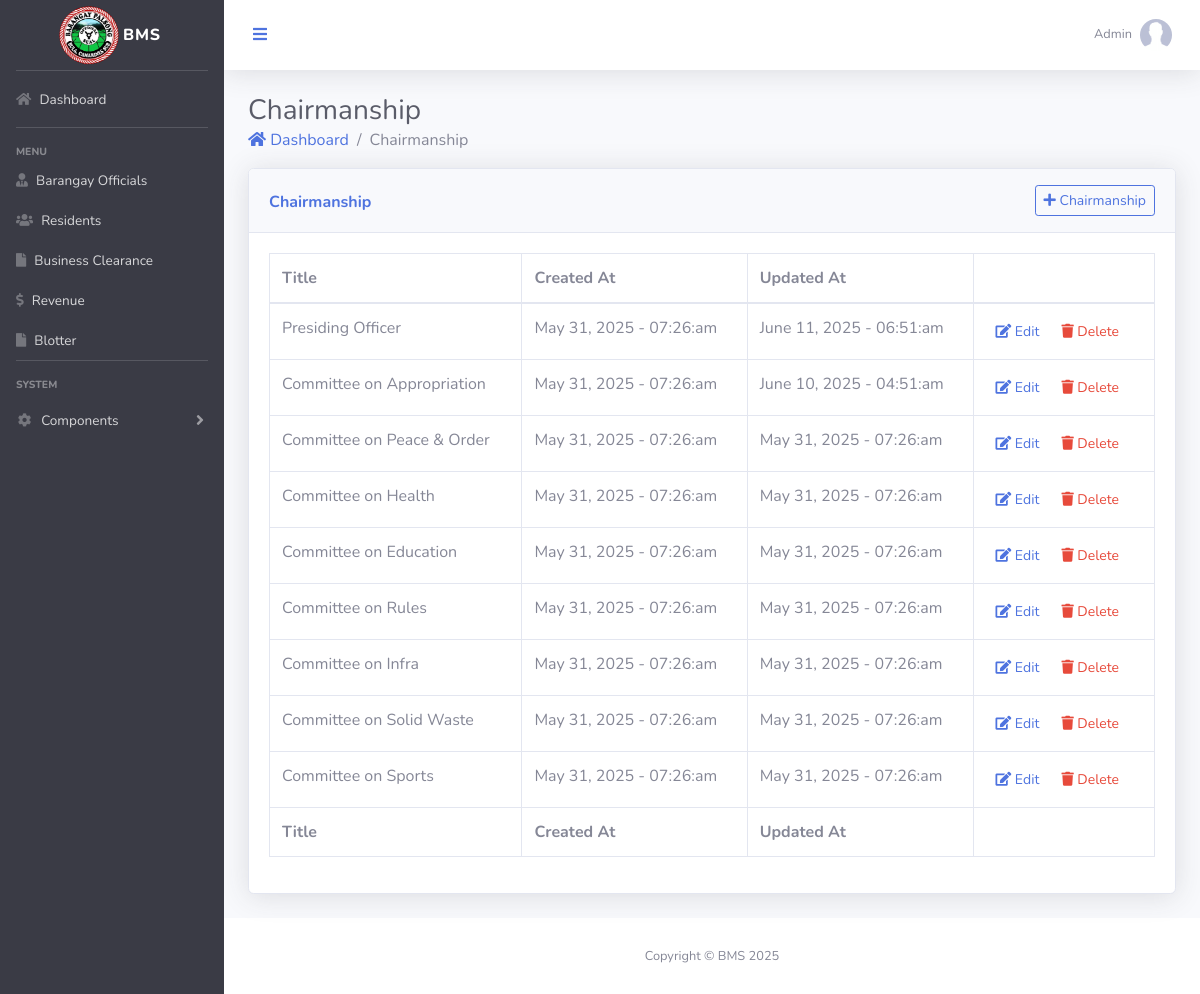
Screenshot of /chairmanship.php (signed in) with the database file from the repository.
### tables this page shows
CREATE TABLE `chairmanship` (
  `id` int(11) NOT NULL,
  `title` varchar(45) NOT NULL,
  `created_at` timestamp NOT NULL DEFAULT current_timestamp(),
  `updated_at` timestamp NOT NULL DEFAULT current_timestamp()
);

### model/Chairmanship/ChairmanshipList.php (called while the page is built, shortened)
<?php
	$query = "SELECT * FROM chairmanship";
	$result = $conn->query($query);
	$chair = [];
?>

### chairmanship.php (the view, shortened to what this page needs)
<?php
    include 'server/Database.php';
    include 'model/Chairmanship/ChairmanshipList.php';
?>
<?php include 'templates/header.php' ?>
</head>
<body id="page-top">
    <div id="wrapper">
        <?php include 'templates/sidebar.php' ?>
        <div id="content-wrapper" class="d-flex flex-column">
            <div id="content">
                <?php include 'templates/navbar.php' ?>
                <div class="container-fluid">
                    <h1 class="h3 mb-0 text-gray-800">Chairmanship</h1>
                    <nav aria-label="breadcrumb">
                      <ol class="breadcrumb bg-transparent m-0 mb-3 p-0">
                        <li class="breadcrumb-item"><a href="dashboard.php"> <i class="fas fa-home"></i> Dashboard</a></li>
                        <li class="breadcrumb-item active" aria-current="page">Chairmanship</li>
                      </ol>
                    </nav>
                    <div class="card shadow mb-4">
                        <div class="card-header py-3 d-flex  justify-content-between">
                            <h6 class="pt-2 m-0 font-weight-bold text-primary">Chairmanship</h6>
                                <button
                                    type="button"
                                    class="btn btn-outline-primary btn-sm"
                                    data-toggle="modal" data-target="#addChairmanship">
                                 <i class="fas fa-plus"></i> Chairmanship
                                </button>
                        </div>
                        <div class="card-body">
                            <div class="table-responsive">
                                <table class="table table-bordered" id="dataTable" width="100%" cellspacing="0">
                                    <thead class="text-nowrap">
                                        <tr>
                                            <th>Title</th>
                                            <th>Created At</th>
                                            <th>Updated At</th>
                                            <th></th>
                                        </tr>
                                    </thead>
                                    <tfoot>
                                        <th>Title</th>
                                        <th>Created At</th>
                                        <th>Updated At</th>
                                        <th></th>
                                    </tfoot>
                                    <tbody>
                                        <?php if (!empty($chair)): ?>
                                            <?php foreach($chair as $row): ?>
                                                <tr>
                                                    <td><?=$row['title'] ?></td>
                                                    <td><?=date("F j, Y - h:i:a", strtotime($row['created_at']))?></td>
                                                    <td><?=date("F j, Y - h:i:a", strtotime($row['updated_at']))?></td>
                                                    <td>
                                                       <button
                                                            type="button"
                                                            class="btn  btn-sm text-primary"
                                                            data-toggle="modal"
                                                            data-target="#editChairmanship"
                                                            onclick="viewChairmanship(this)"
                                                            data-id="<?=$row['id']?>"
                                                            data-title="<?=$row['title']?>">
                                                         <i class="fas fa-edit"></i> Edit
                                                        </button>
                                                        <button
                                                            type="button"
                                                            class="btn btn-sm text-danger"
                                                            data-target="#deleteChairmanship"
                                                            data-id="<?=$row['id']?>">
                                                         <i class="fas fa-trash"></i> Delete
                                                        </button>
                                                    </td>
                                                </tr>
                                            <?php endforeach ?>
                                        <?php endif ?>
                                    </tbody>
                                </table>
                            </div>
                        </div>
                    </div>
                </div>
            </div>
<?php
    include 'templates/footer.php';
?>

### templates/header.php (shortened to what this page needs)
<!DOCTYPE html>
<html lang="en">
<head>
    <link href="vendor/fontawesome-free/css/all.min.css" rel="stylesheet" type="text/css">
    <link href="css/sb-admin-2.min.css" rel="stylesheet">
    <link href="vendor/datatables/dataTables.bootstrap4.min.css" rel="stylesheet">

### templates/sidebar.php (shortened to what this page needs)
<ul class="navbar-nav bg-gray-900 sidebar sidebar-dark accordion" id="accordionSidebar">
    <a class="sidebar-brand d-flex align-items-center justify-content-center" href="dashboard.php">
        <div class="sidebar-brand-icon">
            <img
                class="rounded-circle"
                src="storage/barangay_img/<?php echo htmlspecialchars($_SESSION['brgy_logo']); ?>"
                width="60"
                height="60">
        </div>
        <div class="sidebar-brand-text mx-1">BMS</div>
    </a>
    <hr class="sidebar-divider my-0">
    <li class="nav-item">
        <a class="nav-link" href="dashboard.php">
            <i class="fas fa-home"></i>
            <span>Dashboard</span></a>
    </li>
    <hr class="sidebar-divider">
    <div class="sidebar-heading">
        Menu
    </div>
    <li class="nav-item">
        <a class="nav-link py-2 px-3" href="officials.php">
            <i class="fas fa-user-tie"></i>
            <span>Barangay Officials</span></a>
    </li>
    <li class="nav-item">
        <a class="nav-link py-2 px-3" href="resident.php">
            <i class="fa fa-users"></i>
            <span>Residents</span></a>
    </li>
    <li class="nav-item">
        <a class="nav-link py-2 px-3" href="business_permit.php">
            <i class="fa fa-file"></i>
            <span>Business Clearance</span></a>
    </li>
    <li class="nav-item">
        <a class="nav-link py-2 px-3" href="revenue.php">
            <i class="fas fa-dollar-sign"></i>
            <span>Revenue</span></a>
    </li>
    <li class="nav-item">
        <a class="nav-link py-2 px-3" href="blotter.php">
            <i class="fa fa-file"></i>
            <span>Blotter</span></a>
    </li>
    <hr class="sidebar-divider">
    <div class="sidebar-heading">
        System
    </div>
    <li class="nav-item">
        <a class="nav-link collapsed" href="#" data-toggle="collapse" data-target="#collapseTwo"
            aria-expanded="true" aria-controls="collapseTwo">
            <i class="fas fa-fw fa-cog"></i>
            <span>Components</span>
        </a>
    </li>
</ul>

### templates/navbar.php (shortened to what this page needs)
<nav class="navbar navbar-expand navbar-light bg-white topbar mb-4 static-top shadow">
    <button id="sidebarToggleTop" class="btn btn-link rounded-circle mr-3">
    <i class="fa fa-bars"></i>
    </button>
    <ul class="navbar-nav ml-auto">
        <li class="nav-item dropdown no-arrow">
            <a class="nav-link dropdown-toggle" href="#" id="userDropdown" role="button"
            data-toggle="dropdown" aria-haspopup="true" aria-expanded="false">
                <span class="mr-2 d-none d-lg-inline text-gray-600 small"><?=ucwords($_SESSION['username'])?></span>
                <img class="img-profile rounded-circle"
                src="<?=$_SESSION['avatar']?>">
            </a>
        </li>
    </ul>
</nav>

### templates/footer.php (shortened to what this page needs)
            <footer class="sticky-footer bg-white">
                <div class="container my-auto">
                    <div class="copyright text-center my-auto">
                        <span>Copyright &copy; BMS 2025</span>
                    </div>
                </div>
            </footer>
        </div>
    </div>
</body>
</html>

### rows the page displays
chairmanship: title "Presiding Officer", created_at "May 31, 2025 - 07:26:am", updated_at "June 11, 2025 - 06:51:am"
chairmanship: title "Committee on Appropriation", created_at "May 31, 2025 - 07:26:am", updated_at "June 10, 2025 - 04:51:am"
chairmanship: title "Committee on Peace & Order", created_at "May 31, 2025 - 07:26:am", updated_at "May 31, 2025 - 07:26:am"
chairmanship: title "Committee on Health", created_at "May 31, 2025 - 07:26:am", updated_at "May 31, 2025 - 07:26:am"
chairmanship: title "Committee on Education", created_at "May 31, 2025 - 07:26:am", updated_at "May 31, 2025 - 07:26:am"
chairmanship: title "Committee on Rules", created_at "May 31, 2025 - 07:26:am", updated_at "May 31, 2025 - 07:26:am"
chairmanship: title "Committee on Infra", created_at "May 31, 2025 - 07:26:am", updated_at "May 31, 2025 - 07:26:am"
chairmanship: title "Committee on Solid Waste", created_at "May 31, 2025 - 07:26:am", updated_at "May 31, 2025 - 07:26:am"
chairmanship: title "Committee on Sports", created_at "May 31, 2025 - 07:26:am", updated_at "May 31, 2025 - 07:26:am"

### other values shown
$_SESSION['username'] "Admin"
